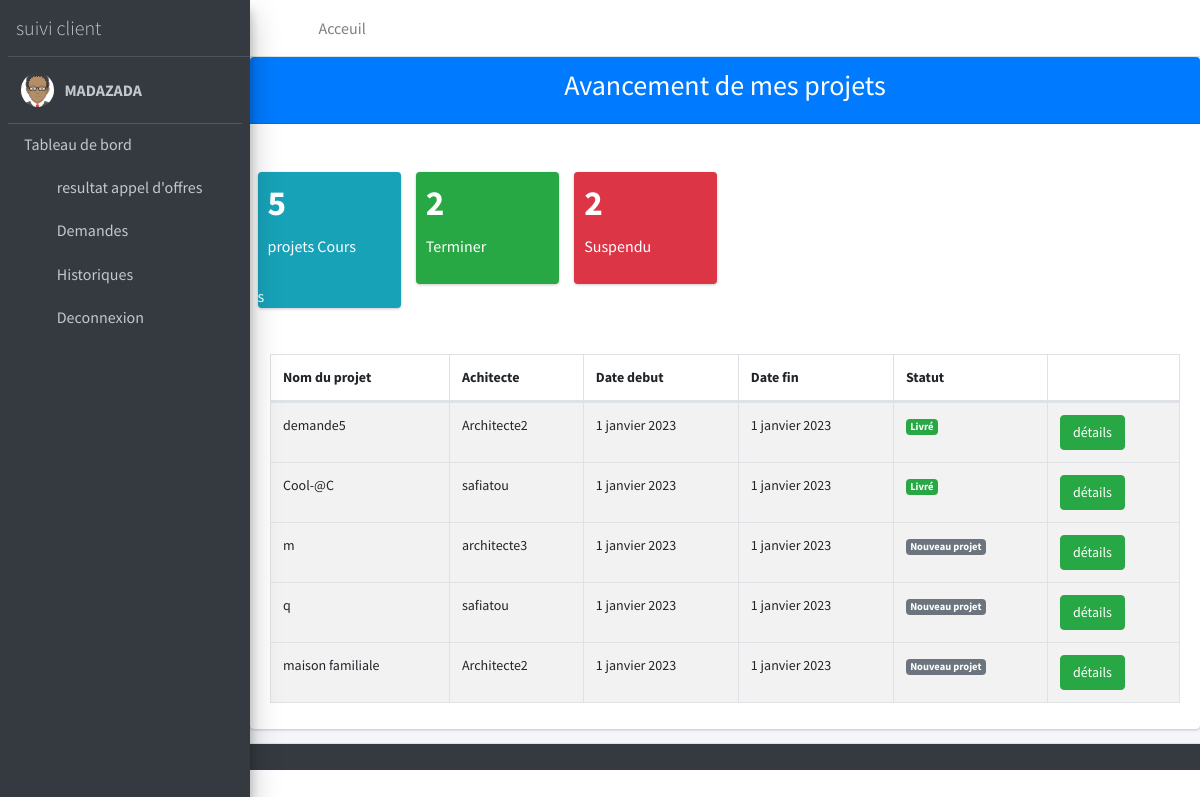
The page /Avancementprojet (signed in) on the database its author committed.
### recructement/models.py (models this page shows)
class projet(models.Model):
    demande=models.ForeignKey(demande,on_delete=models.CASCADE,default=200)
    architecte=models.CharField(max_length=300,null=True)
    date_debut = models.DateField(default=timezone.now)
    date_fin= models.DateField(default=timezone.now)
    statut =models.CharField(max_length=100,default="nouveau projet")
    rapport = models.TextField(default="En cours",null=True)

class demande(models.Model):
    nom = models.CharField(max_length=100)
    genre = models.CharField(max_length=100)
    duree = models.CharField(max_length=100)
    lieu = models.CharField(max_length=100)
    description = models.TextField()
    Etat = models.CharField(max_length=50,default="Traitement")
    client = models.ForeignKey(User,on_delete=models.CASCADE)
    lancer = models.BooleanField(default=False)
    date_publication = models.DateField(default=timezone.now)
    date_limite = models.DateField(default=timezone.now)
    statut =models.CharField(max_length=100,default="nouveau projet")
    rapport = models.TextField(default="En cours")
    cahier_charge=models.FileField(upload_to='cvs',null=True)

### recructement/views.py (the view)
# urls.py: path('Avancementprojet',statutprojetclient,name='statutprojetclient'),
@login_required
def statutprojetclient(request):
    if request.user.is_authenticated:
        projetcli = projet.objects.filter(demande__client=request.user)
        nbres_demande = len(projetcli)
        return render(request, 'app_recrutement/historiqueavancement.html',{'projetcli':projetcli,'nbres_demande':nbres_demande})

### recructement/templates/app_recrutement/historiqueavancement.html (shortened to what this page needs)
{% extends 'app_recrutement/baseclient.html' %}
{% block content%}
<div class="card  card-primary" >
    <div class="card-header">
        <h3  style="text-align: center;">Avancement de  mes projets</h3>
      </div>
      <br> <br>
      <section class="content">
        <div class="container">
           <div class="row">
               <div class="col-lg-2 col-6">
                   <div class="small-box bg-info">
                     <div class="inner">
                       <h3>{{ nbres_demande }}</h3>
                       <p>projets Cours</p>
                     </div>s
                   </div>
                 </div>
                 <div class="col-lg-2 col-6">
                   <div class="small-box bg-success">
                     <div class="inner">
                       <h3>2</h3>
                       <p>Terminer</p>
                     </div>
                   </div>
                 </div>
                 <div class="col-lg-2 col-6">
                    <div class="small-box bg-danger">
                      <div class="inner">
                        <h3>2</h3>
                        <p> Suspendu</p>
                      </div>
                    </div>
                  </div>
                 </div>
           </div>
       </section>
      <div class="card-body">
        <table class="table table-bordered table-striped dataTable text-sm">
          <thead>
            <tr>
              <tr>
                <th>Nom du projet</th>
                <th>Achitecte</th>
                <th>Date debut</th>
                <th>Date fin</th>
                <th> Statut</th>
                <th></th>
              </tr>
            </thead>
            <tbody>
                {% for projetcli in projetcli %}
                <tr>
                  <td>{{ projetcli.demande.nom }}</td>
                  <td>{{ projetcli.architecte }}</td>
                  <td>{{ projetcli.date_debut }}</td>
                  <td>{{ projetcli.date_fin }}</td>
                  <td>
                    {% if projetcli.statut == "Livré" %}
                    <span class="badge bg-success">Livré</span>
                    {% elif projetcli.statut == "En cours" %}
                    <span class="badge bg-primary">En cours</span>
                    {% elif projetcli.statut == "nouveau projet" %}
                    <span class="badge bg-secondary">Nouveau projet</span>
                    {% else %}
                    <span class="badge bg-danger">Suspendu</span>
                     {% endif %}
                     <td>
                      <a href="{% url 'etapespcli' projetcli.id %}"> <button type="button" class="btn btn-success">détails</button></a>
                    </td>
                </td>
                <tr>
            {% endfor %}
          </tbody>
        </table>
      </div>
</div>
{% endblock content %}

### recructement/templates/app_recrutement/baseclient.html (shortened to what this page needs)
<!DOCTYPE html>
{% load static %}
<html lang="fr-CI">
<head>
<link rel="stylesheet" href="{% static 'backend/assets/plugins/fontawesome-free/css/all.min.css' %}">
<link rel="stylesheet" href="{% static 'backend/assets/plugins/overlayScrollbars/css/OverlayScrollbars.min.css' %}">
<link rel="stylesheet" href="{% static 'backend/assets/plugins/datatables-bs4/css/dataTables.bootstrap4.min.css' %}">
<link rel="stylesheet" href="{% static 'backend/assets/plugins/datatables-responsive/css/responsive.bootstrap4.min.css'%}">
<link rel="stylesheet" href="{% static 'backend/assets/dist/css/adminlte.min.css'%}">
</head>
<body class="hold-transition sidebar-mini layout-fixed" >
  <div class="wrapper">
    <nav class="main-header navbar navbar-expand navbar-white navbar-light">
      <ul class="navbar-nav">
        <li class="nav-item">
          <a class="nav-link" data-widget="pushmenu" href="#" role="button"><i class="fas fa-bars"></i></a>
        </li>
        <li class="nav-item d-none d-sm-inline-block">
          <a href="{% url 'index' %}" class="nav-link">Acceuil</a>
        </li>
      </ul>
    </nav>
    <aside class="main-sidebar sidebar-dark-primary elevation-4">
        <div class="sidebar">
          <a href="#" class="brand-link">
            <span class="brand-text font-weight-light">suivi client</span>
          </a>
          <div class="user-panel mt-3 pb-3 d-flex">
            <div class="image">
              <img src="{% static 'backend/assets/dist/img/avatar.png'%}" class="img-circle elevation-0" alt="User Image">
            </div>
            <div class="info" style="text-align: center;">
              <a href="#" class="d-block text-bold text-uppercase"> {{ user.username }}</a>
            </div>
          </div>
            <ul class="nav nav-pills nav-sidebar flex-column" data-widget="treeview" role="menu" data-accordion="false">
                  <li class="nav-item">
                    <a href="{% url 'indexclient' %}" class="nav-link">
                      <p>
                        Tableau de bord
                      </p>
                    </a>
                  </li>
                  <li class="nav-item">
                    <a href="{% url 'demandeindividuel' %}" class="nav-link">
                      <i class="far fa-circle nav-icon"></i
                      <p>
                       resultat appel d'offres
                    </a>
                  </li>
              <li class="nav-item">
                <a href="#" class="nav-link">
                  <i class="nav-icon fas fa-book"></i>
                  <p>
                  Demandes
                    <i class="fas fa-angle-left right"></i>
                  </p>
                </a>
              </li>
              <li class="nav-item">
                <a href="#" class="nav-link">
                  <i class="nav-icon fas fa-book"></i>
                  <p>
                  Historiques
                    <i class="fas fa-angle-left right"></i>
                  </p>
                </a>
              </li>
              <li class="nav-item">
                <a   href="{% url 'Deconnexion' %}"  class="nav-link">
                  <i class="far fa-circle nav-icon"></i>
                  <p>Deconnexion</p>
                </a>
              </li>
            </ul>
        </div>
      </aside>
      <div  class="content-wrapper">
{% block content%}
{% endblock content %}
      </div>
      <footer class="main-footer text-sm bg-dark">
    </div>
  </body>
  </html>

### rows shown on the page
projet: demande.nom "demande5", architecte "Architecte2", date_debut "1 janvier 2023", date_fin "1 janvier 2023", statut "Livré"
projet: demande.nom "Cool-@C", architecte "safiatou", date_debut "1 janvier 2023", date_fin "1 janvier 2023", statut "Livré"
projet: demande.nom "m", architecte "architecte3", date_debut "1 janvier 2023", date_fin "1 janvier 2023", statut "Nouveau projet"
projet: demande.nom "q", architecte "safiatou", date_debut "1 janvier 2023", date_fin "1 janvier 2023", statut "Nouveau projet"
projet: demande.nom "maison familiale", architecte "Architecte2", date_debut "1 janvier 2023", date_fin "1 janvier 2023", statut "Nouveau projet"

### other values the page prints
{{ user.username }} "MADAZADA"
{{ nbres_demande }} "5"
